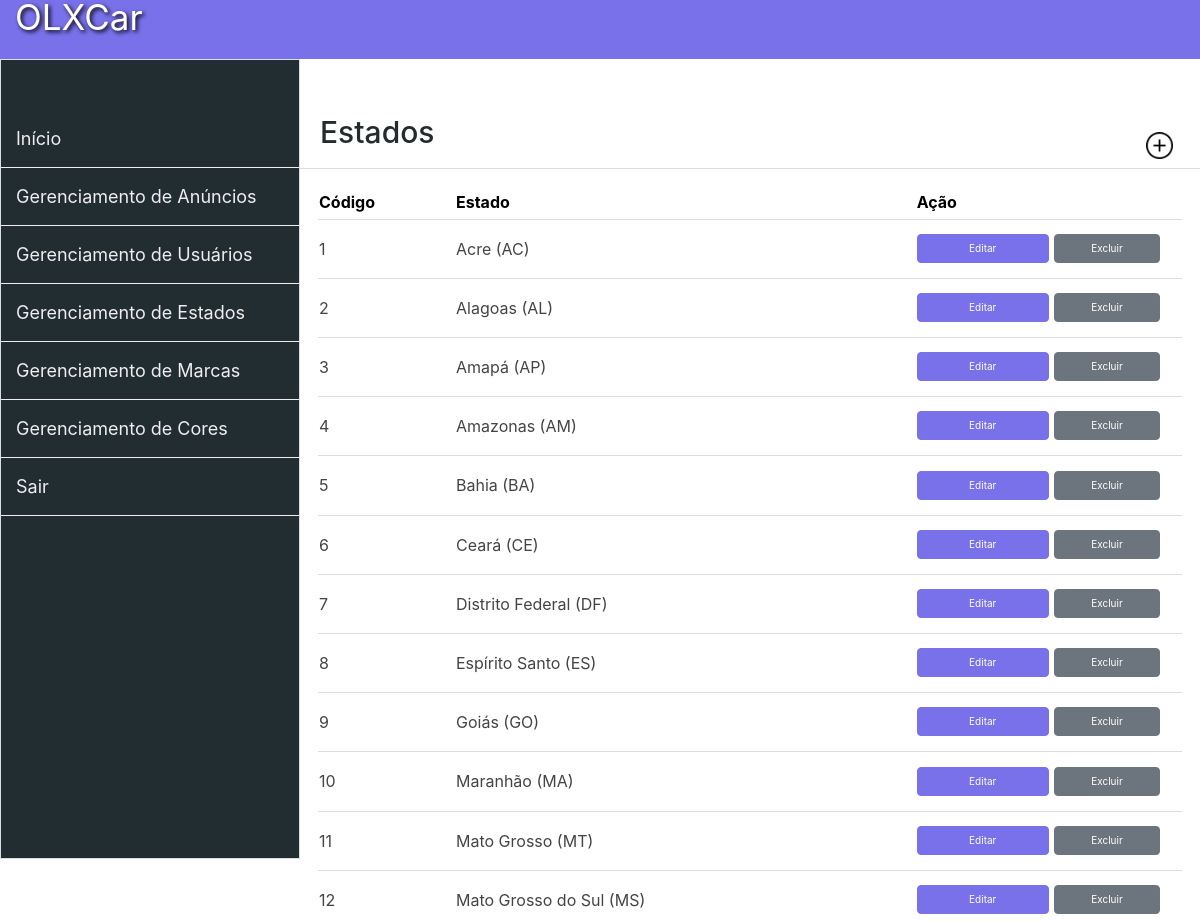
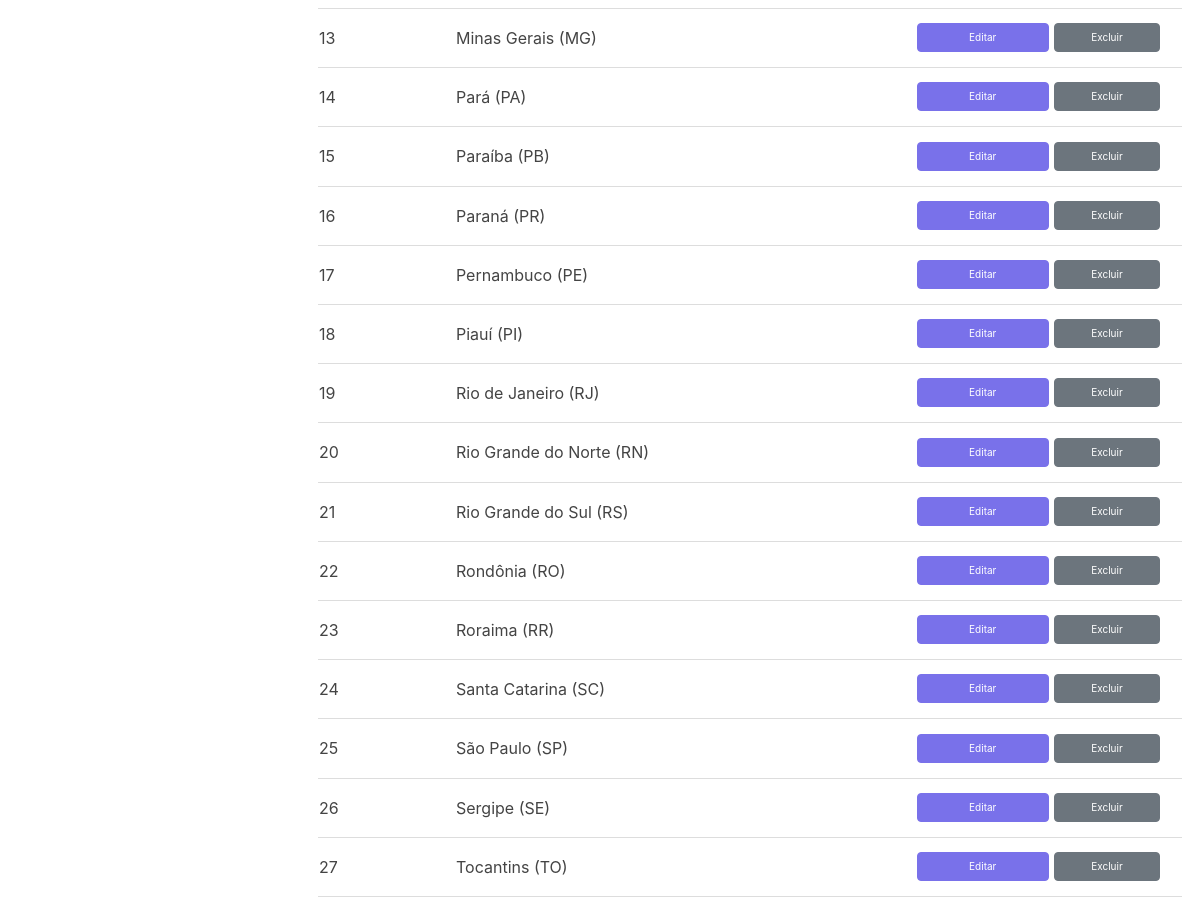
The page /admin/cadastraEstado.php (signed in) on the database its author committed (2 pictures, top to bottom).
### tables this page shows
CREATE TABLE `estados` (
  `cd_estado` int(11) NOT NULL,
  `ds_estado` varchar(50) NOT NULL
);

### connect.php (called while the page is built, shortened)
<?php
$_SG["conectaServidor"] = true;
$_SG["abreSessao"] = true;
$_SG["caseSentive"] = false;
$_SG["validaSempre"] = true;
$_SG["servidor"] = "localhost";
$_SG["banco"] = "webphp5";
$_SG["usuario"] = "root";
$_SG["senha"] = "";
$_SG["paginaLogin"] = "login.php";
$_SG["tabela"] = "usuarios";
?>

### functions.php (called while the page is built, shortened)
<?php
function selecionar($link, $sql){
	return mysqli_query($link, $sql);
}
?>

### admin/cadastraEstado.php (the view, shortened to what this page needs)
<?php
	include_once "../connect.php";
	include_once "../functions.php";
?>
<!DOCTYPE html PUBLIC "-//W3C//DTD XHTML 1.0 Transitional//EN" "http://www.w3.org/TR/xhtml1/DTD/xhtml1-transitional.dtd">
<html xmlns="http://www.w3.org/1999/xhtml">
    <head>
        <?php include_once "template/header.php"; ?>
    </head>
    <body>
    <header>
        <a class="logo" href="index.php">OLXCar</a>
    </header>
		<?php include_once "template/lateral.php"; ?>
    	<section class="conteudo">
            <div class="titulo">
                <h1>Estados</h1>
                <a href="adicionacadastraEstado.php"><img title="Adicionar" src="img/btn_adicionar.png"></a>
            </div>
                <table class="ExibeForm">
                    <thead>
                        <tr>
                            <th>Código</th>
                            <th>Estado</th>
                            <th>Ação</th>
                        </tr>
                    </thead>
                    <tbody>
                    <?php
                        $sql_select = "SELECT * FROM `estados` ";
                        $estado = selecionar($_SG["link"], $sql_select);
                        while($selecEstado = mysqli_fetch_assoc($estado)){?>
                        <tr>
                            <td><?php echo $selecEstado['cd_estado']; ?></td>
                            <td><?php echo $selecEstado['ds_estado']; ?></td>
                            <td>
                                <a class="btn btn-primary" href="editar.php?acao=AtualizarEstado&id=<?php echo $selecEstado['cd_estado']; ?>">Editar</a>
                                <a onClick="return ConfirmarAlteracao()" class="btn btn-secondary" href="query.php?deletarEstado&id=<?php echo $selecEstado['cd_estado']; ?>">Excluir</a>
                            </td>
                        </tr>
                        <?php
                        }?>
                    </tbody>
                </table>
        </section>
    </body>
</html>

### admin/template/stlyle.css (style rules this page uses)
html { height:100%; }
body { height:100%; font-family: 'Segoe UI', Tahoma, Geneva, Verdana, sans-serif; margin:0px; }
header { background:#7971ea; padding:15px; margin-top: -2%; text-decoration:none; }
.conteudo { float:right; width:75%; }
table { width:96%; background:#fff; margin-left:2%; padding:10px; margin-top: 20px; }
table tr { border-bottom: 1px solid #ddd; }
th { color:#000; text-align:left; padding-bottom:5px; }
table td { color:#444; border-top:1px solid #ddd; }
table td a { margin-top: 5%; }
.logo { text-decoration: none; font-size: 35px; color: #fff; text-shadow: 2px 2px 4px black; }
.titulo { border-bottom:1px solid #ddd; }
.titulo h1 { padding: 55px 0px 10px 20px ; color:#242b2e; font-size: 30px; width: 90%; }
.titulo a img { width: 3%; height: 3%; float: right; margin-top: -4%; margin-right: 3%; }
.ExibeForm tr td a { margin-bottom: 14px; }
.ExibeForm tr td { font-size: 16px; }

### rows shown on the page
estados: cd_estado "1", ds_estado "Acre (AC)"
estados: cd_estado "2", ds_estado "Alagoas (AL)"
estados: cd_estado "3", ds_estado "Amapá (AP)"
estados: cd_estado "4", ds_estado "Amazonas (AM)"
estados: cd_estado "5", ds_estado "Bahia (BA)"
estados: cd_estado "6", ds_estado "Ceará (CE)"
estados: cd_estado "7", ds_estado "Distrito Federal (DF)"
estados: cd_estado "8", ds_estado "Espírito Santo (ES)"
estados: cd_estado "9", ds_estado "Goiás (GO)"
estados: cd_estado "10", ds_estado "Maranhão (MA)"
estados: cd_estado "11", ds_estado "Mato Grosso (MT)"
estados: cd_estado "12", ds_estado "Mato Grosso do Sul (MS)"
estados: cd_estado "13", ds_estado "Minas Gerais (MG)"
estados: cd_estado "14", ds_estado "Pará (PA)"
estados: cd_estado "15", ds_estado "Paraíba (PB)"
estados: cd_estado "16", ds_estado "Paraná (PR)"
estados: cd_estado "17", ds_estado "Pernambuco (PE)"
estados: cd_estado "18", ds_estado "Piauí (PI)"
estados: cd_estado "19", ds_estado "Rio de Janeiro (RJ)"
estados: cd_estado "20", ds_estado "Rio Grande do Norte (RN)"
estados: cd_estado "21", ds_estado "Rio Grande do Sul (RS)"
estados: cd_estado "22", ds_estado "Rondônia (RO)"
estados: cd_estado "23", ds_estado "Roraima (RR)"
estados: cd_estado "24", ds_estado "Santa Catarina (SC)"
estados: cd_estado "25", ds_estado "São Paulo (SP)"
estados: cd_estado "26", ds_estado "Sergipe (SE)"
estados: cd_estado "27", ds_estado "Tocantins (TO)"
